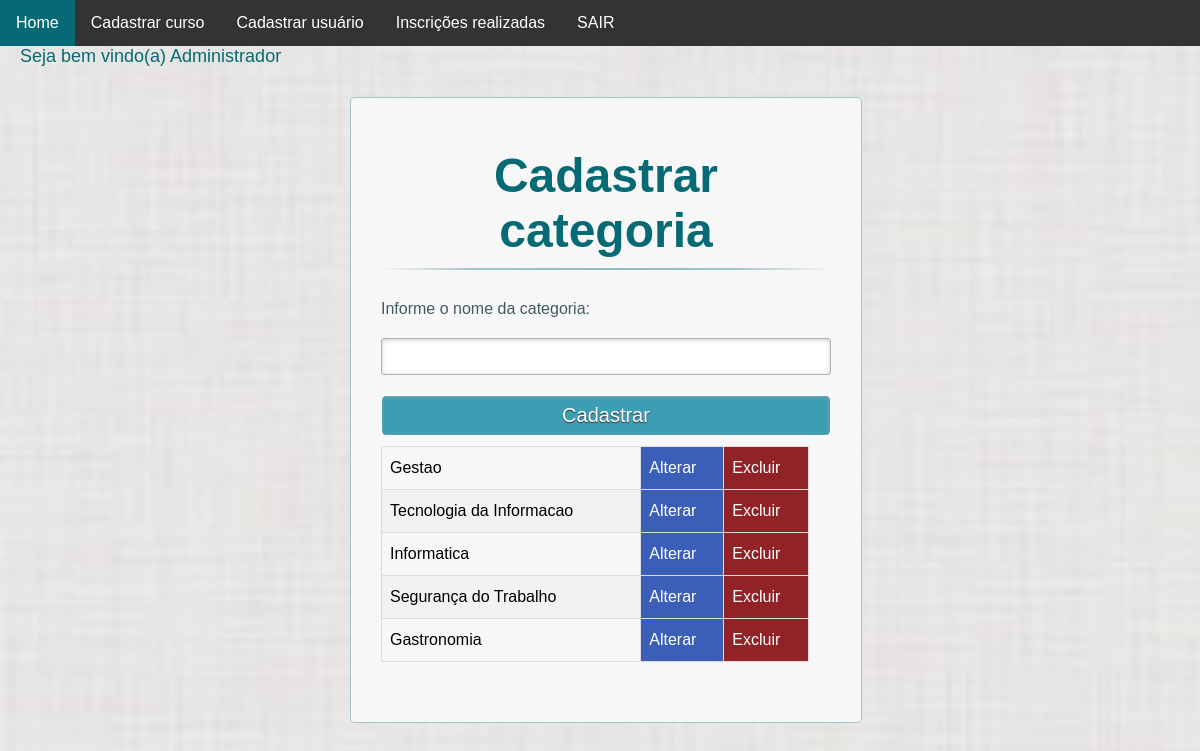
Page /adm/mantercat.php (signed in) on the committed database.
### tables this page shows
CREATE TABLE `categoria` (
  `pkcategoria` int(11) NOT NULL,
  `desc_cat` varchar(80) NOT NULL
);

### classes/conexao.php (called while the page is built, shortened)
<?php
class conexao{
  private $host = "127.0.0.1";
  private $user = "root";
  private $pass = "";
  private $db   = "curso";
  function conecta()
  {
    $con = mysqli_connect($this->host,$this->user,$this->pass,$this->db);
	if(mysqli_connect_error())
	{
	   throw new Exception("Erro ao conectar".mysqli_connect_error(),1);
	   return $con;
	}else{
	  return $con;
	}
  }
}
?>

### classes/funcoes_sql.php (called while the page is built, shortened)
<?php
include_once("conexao.php");
class funcoes_sql extends conexao{
   private $consulta;
   private $ret;
   function setconsulta($sql)
   {
      $this->consulta = $sql;
   }
   function getconsulta()
   {
     return $this->consulta;
   }
   function selecionar()
   {
     $qry = mysqli_query($this->conecta(),$this->getconsulta());
	 while($linha = mysqli_fetch_array($qry))
	 {
	   $this->ret[] = $linha;
	 }
	 return $this->ret;
   }
   function contar()
   {
     $qry = mysqli_query($this->conecta(), $this->getconsulta());
	 $this->total = mysqli_num_rows($qry);
	 return $this->total;
   }
}
?>

### adm/mantercat.php (the view, shortened to what this page needs)
<!DOCTYPE html>
<link rel="stylesheet" type="text/css" href="../style.css" />
<?php
  include_once("../topo.php");
  echo "<span class='usuario'>";
  echo " Seja bem vindo(a) " .$_SESSION['nome'];
  echo "</span>";
?>
    <div class="content">
      <div id="cadastrarCategoria">
        <h1>Cadastrar categoria</h1>
          <form method = post>
            <label>Informe o nome da categoria:</label>
            <input type=text name=novacat required></input>
            <input type=submit name=Ok value=Cadastrar></input>
          </form>
          <?php
            include_once("../classes/funcoes_sql.php");
            require_once("../classes/funcoes_sql.php");
            $seleciona = new funcoes_sql;
            $seleciona->setconsulta("select pkcategoria, desc_cat from categoria");
            if($seleciona->contar() > 0)
            {
              echo "<table border=1>";
              foreach($seleciona->selecionar() as $valor)
              {
                echo "
                  <tr>
                  <td>$valor[1]</td>
                  <td class=alterar><a href=altcat.php?id=$valor[0]>Alterar</a></td>
                    <td class=excluir><a href=exccat.php?id=$valor[0]>Excluir</a></td>
                </tr>
              ";
              }
              echo "</table>";
            }else{
              echo "Tabela esta vazia";
            }
          ?>
        </div>
    </div>
  </div>
</body>
</html>

### style.css (style rules this page uses)
*, *:before, *:after { margin: 0; padding: 0; font-family: Arial, sans-serif; font: 16px; }
a { text-decoration: none; }
.content { width: 500px; min-height: 560px; margin: 30px auto; position: relative; }
.img-full { background-image: url(./img/backgroud.jpg); background-attachment: fixed; background-size: cover; }
span.usuario { margin-left: 20px; color: #066a75; font-size: 18px; }
input:not([type='checkbox']), textarea, select { width: 95%; margin-top: 20px; padding: 10px; border: 1px solid #b2b2b2; -webkit-border-radius: 3px; border-radius: 3px; -webkit-box-shadow: 0px 1px 4px 0px rgba(168, 168, 168, 0.6) inset; box-shadow: 0px 1px 4px 0px rgba(168, 168, 168, 0.6) inset; -webkit-transition: all 0.2s linear; transition: all 0.2s linear; }
input, textarea, select, option { outline: none; }
input[type='submit'] { width: 100% !important; cursor: pointer; background: rgb(61, 157, 179); padding: 8px 5px; color: #fff; font-size: 20px; border: 1px solid #fff; margin-bottom: 10px; text-shadow: 0 1px 1px #333; -webkit-border-radius: 5px; border-radius: 5px; transition: all 0.2s linear; }
label { color: #405c60; position: relative; }
h1 { font-size: 48px; color: #066a75; padding: 2px 0 10px 0; font-family: Arial, sans-serif; font-weight: bold; text-align: center; padding-bottom: 30px; margin-top: 30px; }
h1:after { content: ' '; display: block; width: 100%; height: 2px; margin-top: 10px; background: -webkit-linear-gradient( left, rgba(147, 184, 189, 0) 0%, rgba(147, 184, 189, 0.8) 20%, rgba(147, 184, 189, 1) 53%, rgba(147, 184, 189, 0.8) 79%, rgba(147, 184, 189, 0) 100% ); background: linear-gradient( left, rgba(147, 184, 189, 0) 0%, rgba(147, 184, 189, 0.8) 20%, rgba(147, 184, 189, 1) 53%, rgba(147, 184, 189, 0.8) 79%, rgba(147, 184, 189, 0) 100% ); }
html, body { height: 100%; }
table { font-family: 'Trebuchet MS', Arial, Helvetica, sans-serif; border-collapse: collapse; width: 95%; }
table td, table th { border: 1px solid #ddd; padding: 8px; }
table tr:nth-child(even) { background-color: #f2f2f2; }
.alterar { padding-top: 12px; padding-bottom: 12px; text-align: left; background-color: #3b5fb9; color: white; }
.excluir { padding-top: 12px; padding-bottom: 12px; text-align: left; background-color: #912327; color: white; }
a { color: #fff; }
#login, #cadastro, #excluir, #pesquisa, #content, #matricula, #cadastrarCategoria, #cadastrarCurso { position: absolute; top: 0px; width: 90%; padding: 18px 6% 60px 6%; margin: 0 0 35px 0; background: #f7f7f7; border: 1px solid rgba(147, 184, 189, 0.8); box-shadow: 5px; border-radius: 5px; -webkit-animation-duration: 0.5s; -webkit-animation-timing-function: ease; -webkit-animation-fill-mode: both; animation-duration: 0.5s; animation-timing-function: ease; animation-fill-mode: both; }

### rows in the picture
categoria: desc_cat "Gestao"
categoria: desc_cat "Tecnologia da Informacao"
categoria: desc_cat "Informatica"
categoria: desc_cat "Segurança do Trabalho"
categoria: desc_cat "Gastronomia"

### other values in the picture
$_SESSION['nome'] "Administrador"
